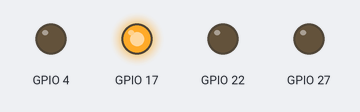
A program run on a simulated Raspberry Pi (BCM pin numbers). Parts: output pins drawn as LEDs (lit = HIGH).

Above: at 0.5 s.
At 2.5 s:
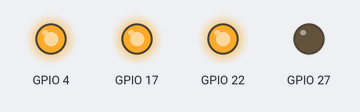
At 3.5 s:
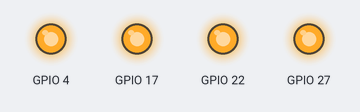
At 4.5 s:
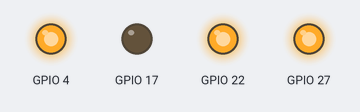
At 6.5 s:
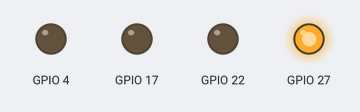
At 9.5 s:
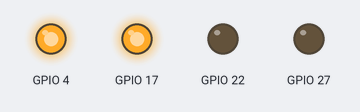
Timing chart, 0 to 10.4 s (numbered marks = the images above):
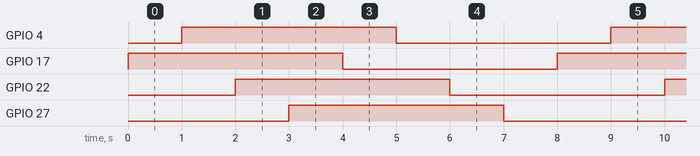

Measured:
- by itself, GPIO 4, GPIO 17, GPIO 22, GPIO 27: alternates HIGH for 4.0 s and LOW for 4.0 s
- by itself, everything shown: repeats every 8.0 s, in 8 steps

The program:

Sequence.py
```python
import RPi.GPIO as GPIO
import time

GPIO.setmode(GPIO.BCM)
GPIO.setup(17, GPIO.OUT)
GPIO.setup(4, GPIO.OUT)
GPIO.setup(22, GPIO.OUT)
GPIO.setup(27, GPIO.OUT)

while True:
  GPIO.output(17, GPIO.HIGH)
  time.sleep(1)
  GPIO.output(4, GPIO.HIGH)
  time.sleep(1)
  GPIO.output(22, GPIO.HIGH)
  time.sleep(1)
  GPIO.output(27, GPIO.HIGH)
  time.sleep(1)
  GPIO.output(17, GPIO.LOW)
  time.sleep(1)
  GPIO.output(4, GPIO.LOW)
  time.sleep(1)
  GPIO.output(22, GPIO.LOW)
  time.sleep(1)
  GPIO.output(27, GPIO.LOW)
  time.sleep(1)
```
